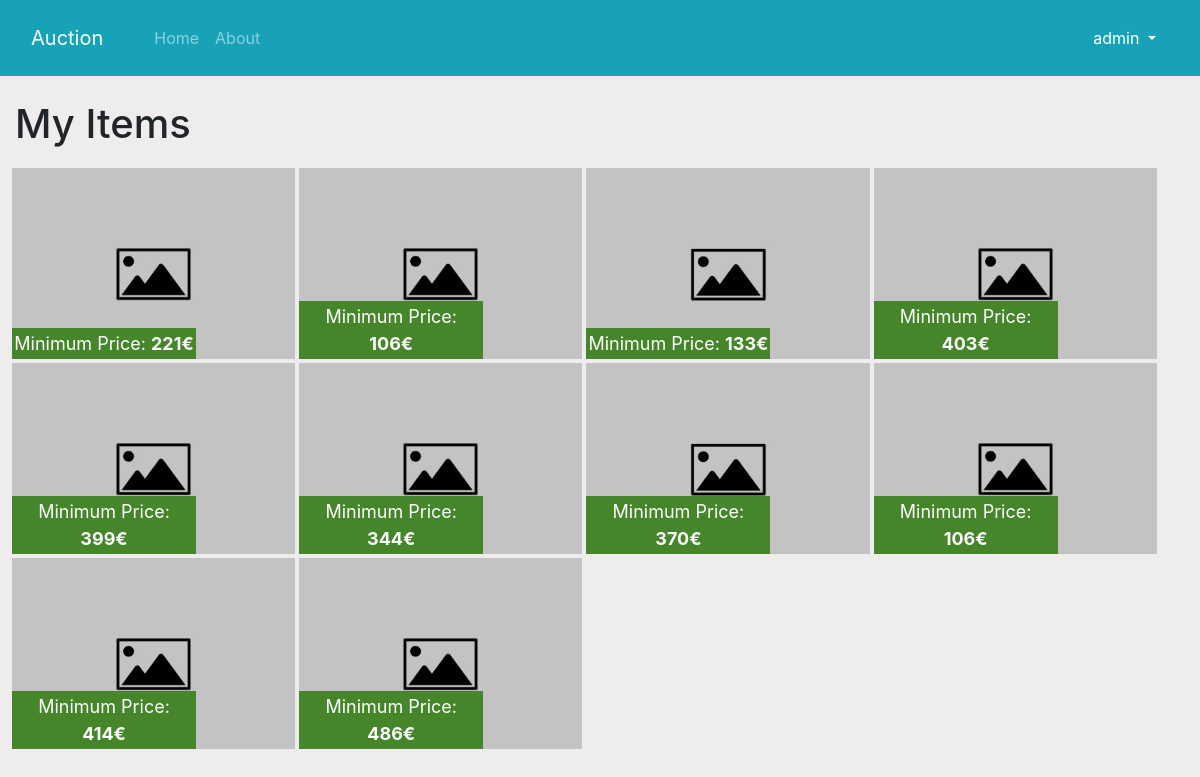
/my-items/1 (signed in), run on the app's committed database.
### app/user.py (models this page shows)
class User(db.Model, UserMixin):
    id = db.Column(db.Integer, primary_key=True)
    username = db.Column(db.String(20), unique=True, nullable=False)
    email = db.Column(db.String(80), unique=True, nullable=False)
    password = db.Column(db.String(80), nullable=False)
    items = db.relationship('Item', backref='owner', lazy=True)

### app/item.py (models this page shows)
class Item(db.Model):
    id = db.Column(db.Integer, primary_key=True)
    name = db.Column(db.String(80), nullable=False)
    category = db.Column(db.String(80), nullable=False)
    description = db.Column(db.String(80), nullable=False)
    country = db.Column(db.String(80), nullable=False)
    min_price = db.Column(db.Integer, nullable=False)
    offer = db.relationship('Offer', backref='offer', lazy=True)
    auction_image = db.Column(db.String(256), nullable=False)
    end_day = db.Column(db.DateTime, nullable=False)
    time = db.Column(db.Integer, nullable=False)
    views = db.Column(db.Integer, nullable=False, default=0)
    user_id = db.Column(db.Integer, db.ForeignKey('user.id'), nullable=False)

### app/controllers/item.py (the view)
@App.route('/my-items/<int:user_id>', methods=['GET'])
@login_required
def items(user_id):
    if user_id == current_user.id:
        items = Item.query.filter_by(user_id=user_id).order_by(Item.id.desc())
        return render_template('my-items.html', title="My Items", items=items)
    flash("You don't have permission", 'danger')
    return redirect(url_for('home'))

### app/user.py (called while the page is built)
@login_manager.user_loader
def load_user(user_id):
    return User.query.get(int(user_id))

### app/templates/my-items.html (shortened to what this page needs)
{% extends 'layout.html' %}
{% block content %}
    <h1>{{title}}</h1>
    <div class="row items">
    {% for item in items %}
    <a href={{url_for('item', item_id=item.id)}} style="background-image: url({{url_for('static', filename='images/'+item.auction_image)}}); background-size: cover;" class="item col-md-3">
        <p class="price">Minimum Price: <span class="font-weight-bold">{{item.min_price}}€</span></p>
    </a>
    {% endfor %}
    </div>
{% endblock content%}

### app/templates/layout.html (shortened to what this page needs)
<!DOCTYPE html>
<html lang="en">
<head>
    <link rel="stylesheet" href="https://stackpath.bootstrapcdn.com/bootstrap/4.3.1/css/bootstrap.min.css">
    <link rel="stylesheet" href="{{ url_for('static', filename='main.css') }}" >
</head>
<body>
    <nav class="navbar navbar-expand-lg navbar-dark bg-info">
        <div class="container">
        <a class="navbar-brand" href="/">Auction</a>
        <div class="collapse navbar-collapse" id="navbarSupportedContent">
          <ul style="margin-left: 17px;" class="navbar-nav mr-auto row">
                <li class="nav-item">
                <a class="nav-link" href={{url_for('home')}}>Home</a>
                </li>
                <li class="nav-item">
                <a class="nav-link" href={{url_for('about')}}>About</a>
                </li>
            </ul>
            {% if current_user.is_authenticated %}
            <div class="dropdown">
                <button class="text-white btn dropdown-toggle bg-info" type="button" id="dropdownMenuButton" data-toggle="dropdown" aria-haspopup="true" aria-expanded="false">
                  {{current_user.username}}
                </button>
              </div>
            {% else %}
                <a class="nav-link text-white" href={{url_for('login')}}>Login</a>
                <a class="nav-link text-white" href={{url_for('register')}}>Register</a>
            {% endif %}
            </div>
        </div>
    </nav>
    <div class="container mt-4">
        {% block content %}
        {% endblock %}
    </div>
</body>
</html>

### app/static/main.css (style rules this page uses)
body { background-color: rgb(238, 236, 236); }
@media (min-width: 1200px) { .container { max-width: 1400px; } }
.item { height: 191px; margin: 2px; position: relative; }
.item .price { background-color: #448629; width: 65%; position: absolute; bottom: 0; margin: 0; padding: 2px; font-size: 18px; left: 0; color: #fff; z-index: 1; }
.col-md-3 { padding: 0; }
.item { text-align: center; }
@media (min-width: 768px) { .col-md-3 { flex: 0 0 24%; max-width: 25%; } }
@media (min-width: 768px) { .row { padding: 10px; } }

### data on the page
User: username "admin"
Item: auction_image (placeholder picture), min_price "221"
Item: auction_image (placeholder picture), min_price "106"
Item: auction_image (placeholder picture), min_price "133"
Item: auction_image (placeholder picture), min_price "403"
Item: auction_image (placeholder picture), min_price "399"
Item: auction_image (placeholder picture), min_price "344"
Item: auction_image (placeholder picture), min_price "370"
Item: auction_image (placeholder picture), min_price "106"
Item: auction_image (placeholder picture), min_price "414"
Item: auction_image (placeholder picture), min_price "486"

### other printed values
{{ title }} "My Items"
